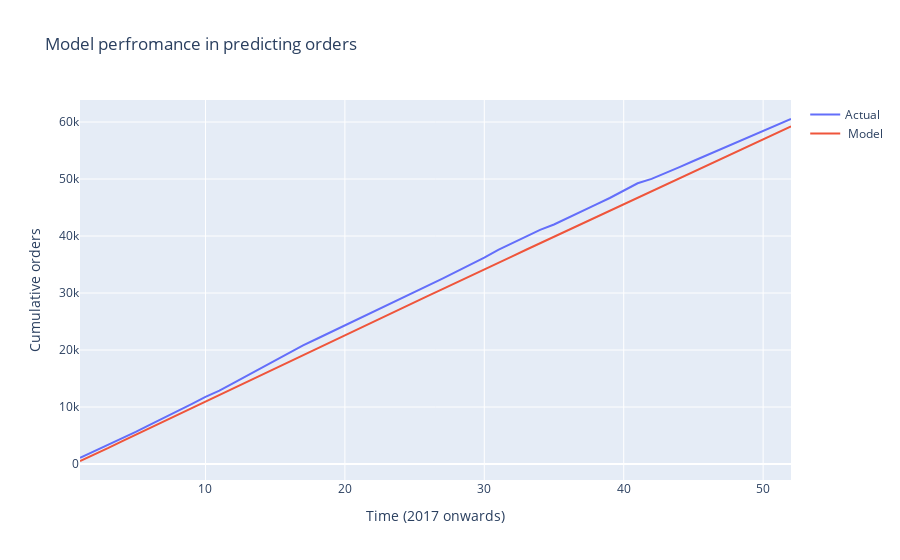

Notebook cell for this chart:
### Code cell
# Visual plots
fig = go.Figure()
fig.add_trace(go.Scatter(x=results_df['order_date'], y=results_df['cumulative_orders'],mode='lines',name='Actual'))

fig.add_trace(go.Scatter(x=results_df['order_date'], y=results_df['orders_predicted'],
                    mode='lines',
                    name=' Model'))

fig.update_layout(title= 'Model perfromance in predicting orders',
    xaxis_title='Time (2017 onwards)',
                   yaxis_title='Cumulative orders')
fig.show()

### Figure 1 — Plotly figure (JSON) as saved in the notebook; plotly's stock layout.template omitted (floating-point values rounded to 4 significant figures)
{"data": [{"mode": "lines", "name": "Actual", "type": "scatter", "x": [1, 2, 3, 4, 5, 6, 7, 8, 9, 10, 11, 12, 13, 14, 15, 16, 17, 18, 19, 20, 21, 22, 23, 24, 25, 26, 27, 28, 29, 30, 31, 32, 33, 34, 35, 36, 37, 38, 39, 40, 41, 42, 43, 44, 45, 46, 47, 48, 49, 50, 51, 52], "y": [1100, 2240, 3399, 4423, 5648, 6852, 8058, 9191, 10514, 11792, 12877, 14183, 15486, 16800, 18109, 19487, 20831, 21973, 23138, 24276, 25437, 26664, 27841, 29014, 30232, 31373, 32538, 33753, 34950, 36211, 37565, 38779, 39906, 41075, 42017, 43142, 44365, 45524, 46671, 47966, 49256, 50033, 51020, 52098, 53162, 54226, 55311, 56357, 57406, 58474, 59547, 60529]}, {"mode": "lines", "name": " Model", "type": "scatter", "x": [1, 2, 3, 4, 5, 6, 7, 8, 9, 10, 11, 12, 13, 14, 15, 16, 17, 18, 19, 20, 21, 22, 23, 24, 25, 26, 27, 28, 29, 30, 31, 32, 33, 34, 35, 36, 37, 38, 39, 40, 41, 42, 43, 44, 45, 46, 47, 48, 49, 50, 51, 52], "y": [530, 1621, 2786, 3989, 5156, 6303, 7494, 8662, 9819, 10992, 12179, 13322, 14486, 15651, 16836, 17970, 19136, 20286, 21449, 22624, 23761, 24935, 26079, 27211, 28387, 29544, 30684, 31862, 32991, 34137, 35313, 36437, 37587, 38725, 39854, 41007, 42183, 43326, 44449, 45589, 46712, 47873, 49026, 50151, 51293, 52413, 53535, 54702, 55819, 56946, 58117, 59239]}], "layout": {"title": {"text": "Model perfromance in predicting orders"}, "xaxis": {"title": {"text": "Time (2017 onwards)"}}, "yaxis": {"title": {"text": "Cumulative orders"}}}}
